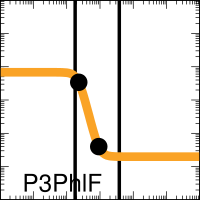

The gnuplot source for this figure:

set output "SimAnnealing_0x00_001_A000_xfer_model_P3_PhlF.eps"
set terminal postscript eps enhanced color "Helvetica, 35" size 2,2
set logscale x
set logscale y
set lmargin screen 0.0
set rmargin screen 1.0
set tmargin screen 1.0
set bmargin screen 0.0
set size ratio 1.0
set border linewidth 2
set tics scale 2
set mxtics 10
set mytics 10
set key bottom left
set key samplen -1
set xrange [0.001:1000.0]
set yrange [0.001:1000.0]
set format y "10^{%L}"    
set format x "10^{%L}"    
set format x ""    
set xlabel '00000011'
set arrow from 0.18017074484795562,0.001 to 0.18017074484795562,1000.0 nohead lw 10 lt 2 lc rgb '#000000'
set arrow from 3.80629791191481,0.001 to 3.80629791191481,1000.0 nohead lw 10 lt 2 lc rgb '#000000'
ymin = 0.02
ymax = 6.8
K = 0.23
n = 4.2
set dummy x

plot ymin+(ymax-ymin)/(1.0+(x/K)**n) lw 25 lc rgb '#F9A427' title 'P3PhlF',\
 "<echo '1 2'" using (0.230323307):(3.400000001301316)  with points pt 7 ps 4 lc rgb 'black' notitle,\
 "<echo '1 2'" using (0.920133536):(0.04000000004283734)  with points pt 7 ps 4 lc rgb 'black' notitle
